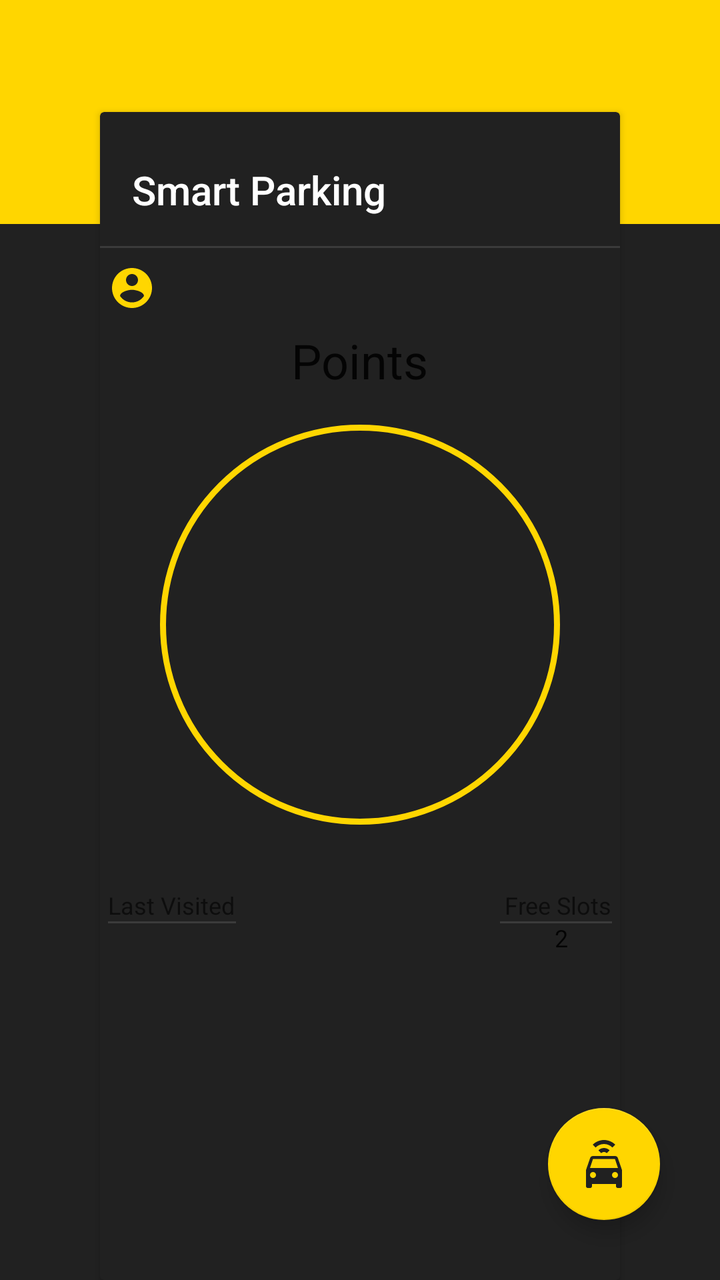
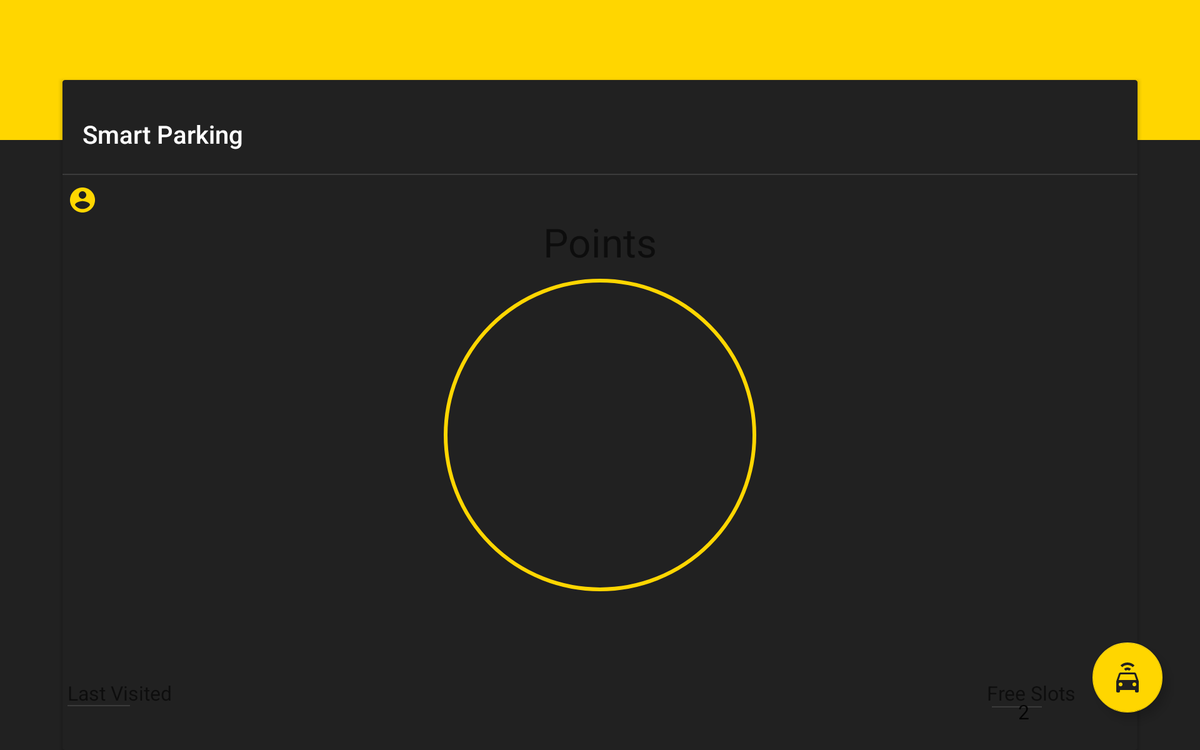

One screen, two layout resources from the same app: the default and the repository's alternative for another configuration. Each is rendered where Android would select it; the XML of both is given below.
<!-- AndroidManifest.xml: application theme AppTheme -->
<!-- res/layout/activity_main.xml -->
<?xml version="1.0" encoding="utf-8"?>
<android.support.v4.widget.DrawerLayout
    xmlns:android="http://schemas.android.com/apk/res/android"
    xmlns:app="http://schemas.android.com/apk/res-auto"
    android:id="@+id/drawer_layout"
    android:layout_width="match_parent"
    android:layout_height="match_parent"
    >
<RelativeLayout
    android:layout_width="match_parent"
    android:layout_height="match_parent"
    android:background="@color/colorOffBlack">

    <android.support.v7.widget.Toolbar
        android:id="@+id/primary_toolbar"
        android:layout_width="match_parent"
        android:layout_height="112dp"
        android:layout_alignParentEnd="true"
        android:layout_alignParentLeft="true"
        android:layout_alignParentRight="true"
        android:layout_alignParentStart="true"
        android:layout_alignParentTop="true"
        android:background="@color/colorPrimary" />

    <android.support.v7.widget.CardView
        android:id="@+id/cardView"
        android:layout_width="match_parent"
        android:layout_height="match_parent"
        android:layout_marginLeft="50dp"
        android:layout_marginRight="50dp"
        android:layout_marginTop="?attr/actionBarSize"
        app:cardBackgroundColor="@color/colorOffBlack">

        <LinearLayout
            android:layout_width="match_parent"
            android:layout_height="match_parent"
            android:layout_alignTop="@+id/cardView"
            android:layout_marginTop="11dp"
            android:orientation="vertical">

            <android.support.v7.widget.Toolbar
                android:id="@+id/card_view_toolbar"
                android:layout_width="match_parent"
                android:layout_height="?attr/actionBarSize"
                app:title="Smart Parking"
                app:titleTextColor="@color/colorWhite" />

            <View
                android:layout_width="match_parent"
                android:layout_height="1dp"
                android:alpha="0.12"
                android:background="@color/colorWhite" />

            <RelativeLayout
                android:layout_width="match_parent"
                android:layout_height="wrap_content">

                <TextView
                    android:id="@+id/username"
                    android:layout_width="wrap_content"
                    android:layout_height="wrap_content"
                    android:layout_marginLeft="4dp"
                    android:layout_marginStart="4dp"
                    android:layout_marginTop="8dp"
                    android:drawableLeft="@drawable/ic_account_circle"
                    android:drawableStart="@drawable/ic_account_circle"
                    android:textAppearance="@style/TextAppearance.AppCompat.Caption"
                    android:textColor="@color/colorWhite"
                    android:textSize="12sp" />

                <TextView
                    android:id="@+id/points_text"
                    android:layout_width="wrap_content"
                    android:layout_height="wrap_content"
                    android:layout_below="@id/username"
                    android:layout_centerHorizontal="true"
                    android:layout_marginTop="8dp"
                    android:text="@string/points"
                    android:textAppearance="@style/TextAppearance.AppCompat.Headline" />


                <ImageView
                    android:id="@+id/imageView"
                    android:layout_width="200dp"
                    android:layout_height="200dp"
                    android:layout_below="@id/points_text"
                    android:layout_centerHorizontal="true"
                    android:layout_marginTop="16dp"
                    android:background="@drawable/circle_drawable" />

                <TextView
                    android:id="@+id/hint"
                    android:layout_width="wrap_content"
                    android:layout_height="wrap_content"
                    android:layout_below="@+id/imageView"
                    android:layout_centerHorizontal="true"
                    android:layout_marginTop="4dp"
                    android:text="@string/hint_text"
                    android:textSize="12sp"
                    android:visibility="invisible" />

                <TextView
                    android:id="@+id/points_count"
                    android:layout_width="wrap_content"
                    android:layout_height="wrap_content"
                    android:layout_centerHorizontal="true"
                    android:layout_centerVertical="true"
                    android:textAppearance="@style/TextAppearance.AppCompat.Caption"
                    android:textColor="@color/colorWhite"
                    android:textSize="24sp" />

                <TextView
                    android:id="@+id/last_visited_label"
                    android:layout_width="wrap_content"
                    android:layout_height="wrap_content"
                    android:layout_alignParentLeft="true"
                    android:layout_alignParentStart="true"
                    android:layout_below="@id/imageView"
                    android:layout_marginLeft="4dp"
                    android:layout_marginStart="4dp"
                    android:layout_marginTop="32dp"
                    android:text="@string/last_visited_label"
                    android:textAppearance="@style/TextAppearance.AppCompat.Caption" />

                <View
                    android:layout_width="64dp"
                    android:layout_height="1dp"
                    android:layout_alignLeft="@id/last_visited_label"
                    android:layout_alignParentLeft="true"
                    android:layout_alignParentStart="true"
                    android:layout_alignStart="@id/last_visited_label"
                    android:layout_below="@id/last_visited_label"
                    android:layout_marginLeft="4dp"
                    android:layout_marginStart="4dp"
                    android:alpha="0.12"
                    android:background="@color/colorWhite" />

                <TextView
                    android:id="@+id/last_visited_date"
                    android:layout_width="wrap_content"
                    android:layout_height="wrap_content"
                    android:layout_alignLeft="@id/last_visited_label"
                    android:layout_alignParentLeft="true"
                    android:layout_alignParentStart="true"
                    android:layout_alignStart="@id/last_visited_label"
                    android:layout_below="@id/last_visited_label"
                    android:layout_marginLeft="4dp"
                    android:layout_marginStart="4dp"
                    android:textAppearance="@style/TextAppearance.AppCompat.Subhead"
                    android:textSize="12sp" />

                <TextView
                    android:id="@+id/free_slots_label"
                    android:layout_width="wrap_content"
                    android:layout_height="wrap_content"
                    android:layout_alignParentEnd="true"
                    android:layout_alignParentRight="true"
                    android:layout_below="@id/imageView"
                    android:layout_marginEnd="4dp"
                    android:layout_marginRight="4dp"
                    android:layout_marginTop="32dp"
                    android:text="@string/free_slots_label"
                    android:textAppearance="@style/TextAppearance.AppCompat.Caption" />

                <View
                    android:layout_width="56dp"
                    android:layout_height="1dp"
                    android:layout_alignParentEnd="true"
                    android:layout_alignParentRight="true"
                    android:layout_below="@id/free_slots_label"
                    android:layout_marginEnd="4dp"
                    android:layout_marginRight="4dp"
                    android:alpha="0.12"
                    android:background="@color/colorWhite" />

                <TextView
                    android:id="@+id/free_slots_count"
                    android:layout_width="wrap_content"
                    android:layout_height="wrap_content"
                    android:layout_alignLeft="@+id/free_slots_label"
                    android:layout_alignStart="@+id/free_slots_label"
                    android:layout_below="@id/last_visited_label"
                    android:layout_marginLeft="25dp"
                    android:layout_marginStart="25dp"

                    android:text="2"
                    android:textAppearance="@style/TextAppearance.AppCompat.Subhead"
                    android:textSize="12sp" />
            </RelativeLayout>

        </LinearLayout>


    </android.support.v7.widget.CardView>

    <android.support.design.widget.FloatingActionButton
        android:id="@+id/floatingActionButton"
        android:layout_width="wrap_content"
        android:layout_height="wrap_content"
        android:layout_alignParentBottom="true"
        android:layout_alignParentEnd="true"
        android:layout_alignParentRight="true"
        android:layout_marginBottom="30dp"
        android:layout_marginEnd="30dp"
        android:layout_marginRight="30dp"
        android:src="@drawable/car_connected"
        app:backgroundTint="@color/colorPrimary"
        app:fabSize="normal" />
</RelativeLayout>

    <android.support.design.widget.NavigationView
        android:id="@+id/navigation_view"
        android:layout_width="wrap_content"
        android:layout_height="match_parent"
        android:layout_alignParentEnd="true"
        android:layout_alignParentRight="true"
        android:layout_gravity="start"
        android:layout_marginEnd="51dp"
        android:layout_marginRight="51dp"
        app:headerLayout="@layout/nav_header_layout"
        app:menu="@menu/nav_menu">

    </android.support.design.widget.NavigationView>

</android.support.v4.widget.DrawerLayout>
<!-- res/layout/nav_header_layout.xml (included above) -->
<?xml version="1.0" encoding="utf-8"?>
<LinearLayout xmlns:android="http://schemas.android.com/apk/res/android"
    android:layout_width="match_parent"
    android:layout_height="match_parent"
    android:orientation="vertical">

    <TextView
        android:layout_width="wrap_content"
        android:layout_height="wrap_content"
        android:layout_gravity="center_horizontal"
        android:layout_marginTop="32dp"
        android:drawableLeft="@drawable/car_connected_yellow"
        android:drawableStart="@drawable/car_connected_yellow"
        android:text="@string/smart_parking_label"
        android:textAppearance="@style/Base.TextAppearance.AppCompat.Caption"
        android:textSize="20sp" />

    <ImageView
        android:layout_width="64dp"
        android:layout_height="64dp"
        android:layout_gravity="center_horizontal"
        android:layout_marginTop="16dp"
        android:contentDescription="@string/hint_light_bulb_resource"
        android:src="@drawable/ic_bulb_idea" />

    <TextView
        android:id="@+id/hint_text"
        android:layout_width="wrap_content"
        android:layout_height="wrap_content"
        android:layout_marginLeft="16dp"
        android:layout_marginStart="16dp"
        android:layout_marginTop="16dp"
        android:text="Did you know bla bla?"
        android:textColor="@color/colorWhite" />

    <View
        android:layout_width="match_parent"
        android:layout_height="1dp"
        android:layout_marginTop="4dp"
        android:alpha="0.12"
        android:background="@color/colorWhite" />


</LinearLayout>
<!-- resources referenced by this layout -->
<resources>
  <color name="colorOffBlack">#212121</color>
  <color name="colorPrimary">#ffd600</color>
  <color name="colorWhite">#ffffff</color>
  <!-- drawable car_connected (drawable) -->
  <vector xmlns:android="http://schemas.android.com/apk/res/android"
      android:width="24dp"
      android:height="24dp"
      android:viewportHeight="24"
      android:viewportWidth="24">
      <path
          android:fillColor="#212121"
          android:pathData="M5,14H19L17.5,9.5H6.5L5,14M17.5,19A1.5,1.5 0 0,0 19,17.5A1.5,1.5 0 0,0 17.5,16A1.5,1.5 0 0,0 16,17.5A1.5,1.5 0 0,0 17.5,19M6.5,19A1.5,1.5 0 0,0 8,17.5A1.5,1.5 0 0,0 6.5,16A1.5,1.5 0 0,0 5,17.5A1.5,1.5 0 0,0 6.5,19M18.92,9L21,15V23A1,1 0 0,1 20,24H19A1,1 0 0,1 18,23V22H6V23A1,1 0 0,1 5,24H4A1,1 0 0,1 3,23V15L5.08,9C5.28,8.42 5.85,8 6.5,8H17.5C18.15,8 18.72,8.42 18.92,9M12,0C14.12,0 16.15,0.86 17.65,2.35L16.23,3.77C15.11,2.65 13.58,2 12,2C10.42,2 8.89,2.65 7.77,3.77L6.36,2.35C7.85,0.86 9.88,0 12,0M12,4C13.06,4 14.07,4.44 14.82,5.18L13.4,6.6C13.03,6.23 12.53,6 12,6C11.5,6 10.97,6.23 10.6,6.6L9.18,5.18C9.93,4.44 10.94,4 12,4Z" />
  </vector>
  <!-- drawable circle_drawable (drawable) -->
  <?xml version="1.0" encoding="utf-8"?>
  <shape xmlns:android="http://schemas.android.com/apk/res/android"
      android:shape="oval">
      <stroke
          android:width="3dp"
          android:color="#ffd600" />
      <size
          android:width="120dp"
          android:height="120dp" />
  
  </shape>
  <!-- drawable ic_account_circle (drawable) -->
  <vector xmlns:android="http://schemas.android.com/apk/res/android"
      android:width="24dp"
      android:height="24dp"
      android:viewportHeight="24.0"
      android:viewportWidth="24.0">
      <path
          android:fillColor="#ffd600"
          android:pathData="M12,2C6.48,2 2,6.48 2,12s4.48,10 10,10 10,-4.48 10,-10S17.52,2 12,2zM12,5c1.66,0 3,1.34 3,3s-1.34,3 -3,3 -3,-1.34 -3,-3 1.34,-3 3,-3zM12,19.2c-2.5,0 -4.71,-1.28 -6,-3.22 0.03,-1.99 4,-3.08 6,-3.08 1.99,0 5.97,1.09 6,3.08 -1.29,1.94 -3.5,3.22 -6,3.22z" />
  </vector>
  <!-- drawable ic_bulb_idea (drawable) -->
  <vector xmlns:android="http://schemas.android.com/apk/res/android"
      android:width="24dp"
      android:height="24dp"
      android:viewportHeight="24.0"
      android:viewportWidth="24.0">
      <path
          android:fillColor="#50ea42"
          android:pathData="M9,21c0,0.55 0.45,1 1,1h4c0.55,0 1,-0.45 1,-1v-1L9,20v1zM12,2C8.14,2 5,5.14 5,9c0,2.38 1.19,4.47 3,5.74L8,17c0,0.55 0.45,1 1,1h6c0.55,0 1,-0.45 1,-1v-2.26c1.81,-1.27 3,-3.36 3,-5.74 0,-3.86 -3.14,-7 -7,-7zM14.85,13.1l-0.85,0.6L14,16h-4v-2.3l-0.85,-0.6C7.8,12.16 7,10.63 7,9c0,-2.76 2.24,-5 5,-5s5,2.24 5,5c0,1.63 -0.8,3.16 -2.15,4.1z" />
  </vector>
  <string name="free_slots_label">Free Slots</string>
  <string name="hint_light_bulb_resource" translatable="false">hint light bulb resource</string>
  <string name="hint_text">Hint: A notification will be sent.</string>
  <string name="last_visited_label">Last Visited</string>
  <string name="points">Points</string>
  <string name="smart_parking_label">Smart Parking</string>
  <style name="AppTheme" parent="Theme.AppCompat.Light.DarkActionBar">
          
          <item name="colorPrimary">@color/colorPrimary</item>
          <item name="colorPrimaryDark">@color/colorPrimaryDark</item>
          <item name="preferenceTheme">@style/PreferenceThemeOverlay</item>
      </style>
  <color name="colorPrimaryDark">#c9bc1f</color>
</resources>
<!-- res/layout-large-land/activity_main.xml (the repository's variant of the layout above) -->
<!-- drawn on a 7-inch tablet turned sideways -->
<?xml version="1.0" encoding="utf-8"?>
<android.support.v4.widget.DrawerLayout xmlns:android="http://schemas.android.com/apk/res/android"
    xmlns:app="http://schemas.android.com/apk/res-auto"
    android:id="@+id/drawer_layout"
    android:layout_width="match_parent"
    android:layout_height="match_parent">

    <RelativeLayout
        android:layout_width="match_parent"
        android:layout_height="match_parent"
        android:background="@color/colorOffBlack">

        <android.support.v7.widget.Toolbar
            android:id="@+id/primary_toolbar"
            android:layout_width="match_parent"
            android:layout_height="112dp"
            android:layout_alignParentEnd="true"
            android:layout_alignParentLeft="true"
            android:layout_alignParentRight="true"
            android:layout_alignParentStart="true"
            android:layout_alignParentTop="true"
            android:background="@color/colorPrimary" />

        <android.support.v7.widget.CardView
            android:id="@+id/cardView"
            android:layout_width="match_parent"
            android:layout_height="match_parent"
            android:layout_marginLeft="50dp"
            android:layout_marginRight="50dp"
            android:layout_marginTop="?attr/actionBarSize"
            app:cardBackgroundColor="@color/colorOffBlack">

            <LinearLayout
                android:layout_width="match_parent"
                android:layout_height="match_parent"
                android:layout_alignTop="@+id/cardView"
                android:layout_marginTop="11dp"
                android:orientation="vertical">

                <android.support.v7.widget.Toolbar
                    android:id="@+id/card_view_toolbar"
                    android:layout_width="match_parent"
                    android:layout_height="?attr/actionBarSize"
                    app:title="Smart Parking"
                    app:titleTextColor="@color/colorWhite" />

                <View
                    android:layout_width="match_parent"
                    android:layout_height="1dp"
                    android:alpha="0.12"
                    android:background="@color/colorWhite" />

                <RelativeLayout
                    android:layout_width="match_parent"
                    android:layout_height="match_parent">

                    <TextView
                        android:id="@+id/username"
                        android:layout_width="wrap_content"
                        android:layout_height="wrap_content"
                        android:layout_alignParentLeft="true"
                        android:layout_alignParentStart="true"
                        android:layout_alignParentTop="true"
                        android:layout_marginLeft="8dp"
                        android:layout_marginStart="4dp"
                        android:layout_marginTop="8dp"
                        android:drawableLeft="@drawable/ic_account_circle"
                        android:drawableStart="@drawable/ic_account_circle"
                        android:textAppearance="@style/TextAppearance.AppCompat.Caption"
                        android:textColor="@color/colorWhite"
                        android:textSize="16sp" />

                    <TextView
                        android:id="@+id/points_text"
                        android:layout_width="wrap_content"
                        android:layout_height="wrap_content"
                        android:layout_below="@+id/username"
                        android:layout_centerHorizontal="true"
                        android:text="@string/points"
                        android:textAppearance="@style/TextAppearance.AppCompat.Caption"
                        android:textSize="32sp" />

                    <ImageView
                        android:id="@+id/imageView"
                        android:layout_width="250dp"
                        android:layout_height="250dp"
                        android:layout_below="@+id/points_text"
                        android:layout_centerHorizontal="true"
                        android:layout_marginTop="8dp"
                        android:background="@drawable/circle_drawable" />

                    <TextView
                        android:id="@+id/hint"
                        android:layout_width="wrap_content"
                        android:layout_height="wrap_content"
                        android:layout_below="@+id/imageView"
                        android:layout_centerHorizontal="true"
                        android:layout_marginTop="8dp"
                        android:text="@string/hint_text"
                        android:textSize="12sp"
                        android:visibility="invisible" />

                    <TextView
                        android:id="@+id/points_count"
                        android:layout_width="wrap_content"
                        android:layout_height="wrap_content"
                        android:layout_centerHorizontal="true"
                        android:layout_centerVertical="true"

                        android:textAppearance="@style/TextAppearance.AppCompat.Caption"
                        android:textColor="@color/colorWhite"
                        android:textSize="40sp" />

                    <TextView
                        android:id="@+id/last_visited_label"
                        android:layout_width="wrap_content"
                        android:layout_height="wrap_content"
                        android:layout_alignParentBottom="true"
                        android:layout_alignParentLeft="true"
                        android:layout_alignParentStart="true"
                        android:layout_marginBottom="35dp"
                        android:layout_marginLeft="4dp"
                        android:layout_marginStart="4dp"
                        android:layout_marginTop="32dp"
                        android:text="@string/last_visited_label"
                        android:textAppearance="@style/TextAppearance.AppCompat.Caption"
                        android:textSize="16sp" />

                    <View
                        android:id="@+id/view"
                        android:layout_width="50dp"
                        android:layout_height="1dp"
                        android:layout_alignBottom="@id/last_visited_label"
                        android:layout_alignLeft="@id/last_visited_label"
                        android:layout_alignParentLeft="true"
                        android:layout_alignParentStart="true"
                        android:layout_alignStart="@id/last_visited_label"
                        android:layout_marginLeft="4dp"
                        android:layout_marginStart="4dp"
                        android:alpha="0.12"
                        android:background="@color/colorWhite" />

                    <TextView
                        android:id="@+id/last_visited_date"
                        android:layout_width="wrap_content"
                        android:layout_height="wrap_content"
                        android:layout_alignLeft="@+id/view"
                        android:layout_alignParentBottom="true"
                        android:layout_alignStart="@+id/view"
                        android:layout_marginBottom="20dp"

                        android:textAppearance="@style/TextAppearance.AppCompat.Subhead"
                        android:textSize="16sp" />

                    <TextView
                        android:id="@+id/free_slots_label"
                        android:layout_width="wrap_content"
                        android:layout_height="wrap_content"
                        android:layout_alignBottom="@+id/view"
                        android:layout_alignParentEnd="true"
                        android:layout_alignParentRight="true"
                        android:layout_marginEnd="49dp"
                        android:layout_marginRight="49dp"
                        android:text="@string/free_slots_label"
                        android:textAppearance="@style/TextAppearance.AppCompat.Caption"
                        android:textSize="16sp" />

                    <View
                        android:id="@+id/view2"
                        android:layout_width="40dp"
                        android:layout_height="1dp"
                        android:layout_alignLeft="@id/free_slots_label"
                        android:layout_alignStart="@id/free_slots_label"
                        android:layout_below="@id/free_slots_label"
                        android:layout_marginLeft="4dp"
                        android:layout_marginStart="4dp"
                        android:alpha="0.12"
                        android:background="@color/colorWhite" />


                    <TextView
                        android:id="@+id/free_slots_count"
                        android:layout_width="wrap_content"
                        android:layout_height="wrap_content"
                        android:layout_alignBottom="@+id/last_visited_date"
                        android:layout_alignLeft="@id/free_slots_label"
                        android:layout_alignStart="@id/free_slots_label"
                        android:layout_marginLeft="25dp"
                        android:layout_marginStart="25dp"
                        android:text="2"
                        android:textAppearance="@style/TextAppearance.AppCompat.Subhead"
                        android:textSize="16sp" />

                </RelativeLayout>

            </LinearLayout>


        </android.support.v7.widget.CardView>

        <android.support.design.widget.FloatingActionButton
            android:id="@+id/floatingActionButton"
            android:layout_width="wrap_content"
            android:layout_height="wrap_content"
            android:layout_alignParentBottom="true"
            android:layout_alignParentEnd="true"
            android:layout_alignParentRight="true"
            android:layout_marginBottom="30dp"
            android:layout_marginEnd="30dp"
            android:layout_marginRight="30dp"
            android:src="@drawable/car_connected"
            app:backgroundTint="@color/colorPrimary"
            app:fabSize="normal" />

    </RelativeLayout>

    <android.support.design.widget.NavigationView
        android:id="@+id/navigation_view"
        android:layout_width="wrap_content"
        android:layout_height="match_parent"
        android:layout_alignParentBottom="true"
        android:layout_alignParentEnd="true"
        android:layout_alignParentRight="true"
        android:layout_gravity="start"
        android:layout_marginEnd="50dp"
        android:layout_marginRight="50dp"
        android:background="@color/colorOffBlack"
        app:headerLayout="@layout/nav_header_layout"
        app:menu="@menu/nav_menu">

    </android.support.design.widget.NavigationView>

</android.support.v4.widget.DrawerLayout>
